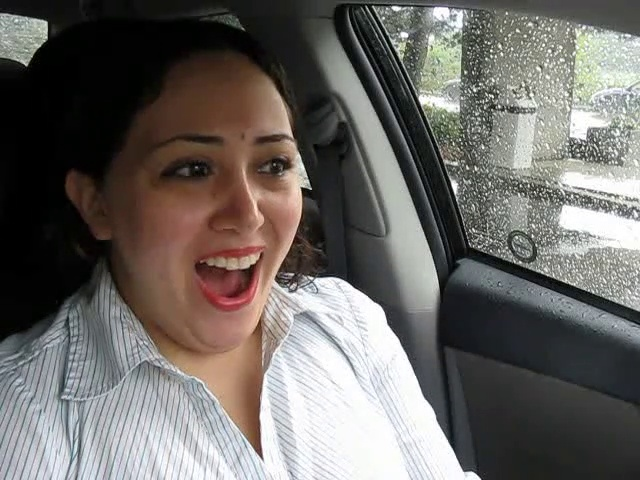
#> input picture tren/101.jpg, 640 x 480 px; its folder holds 4 pictures in this run
$ python Resize_img.py
#> lines starting #> are read from the running program, lines starting #| are printed output that depends on the picture
import os
from PIL import Image


input_dir='tren/'


output_dir='tren_resize/'


target_size=(227,227)


os.makedirs(output_dir, exist_ok=True)


for filename in os.listdir(input_dir):
    if filename.lower().endswith(('.jpg','.jpeg','.png')):
        img=Image.open(os.path.join(input_dir,filename))
#> img is the input picture: PIL image 640x480 RGB; mean R, G, B 108.4, 104.7, 101.1
        img_resized=img.resize(target_size)
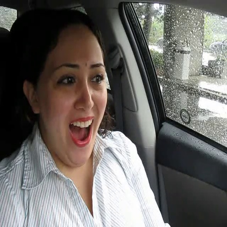
#> img_resized: PIL image 227x227 RGB; mean R, G, B 108.4, 104.6, 101.1
        img_resized.save(os.path.join(output_dir,filename))
#> pass 2 of the loop `for filename in os.listdir(input_dir):`:
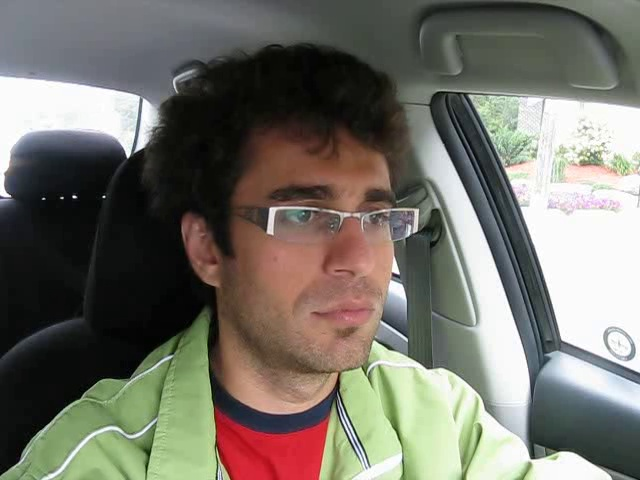
#> input picture tren/1030.jpg, 640 x 480 px
#> img is the input picture: PIL image 640x480 RGB; mean R, G, B 116.5, 113.9, 104.9
#> `img_resized=img.resize(target_size)`:
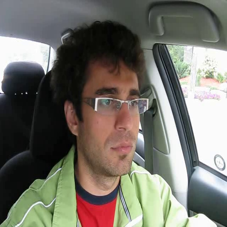
#> img_resized: PIL image 227x227 RGB; mean R, G, B 116.5, 113.9, 104.9
#> pass 3 of the loop `for filename in os.listdir(input_dir):`:
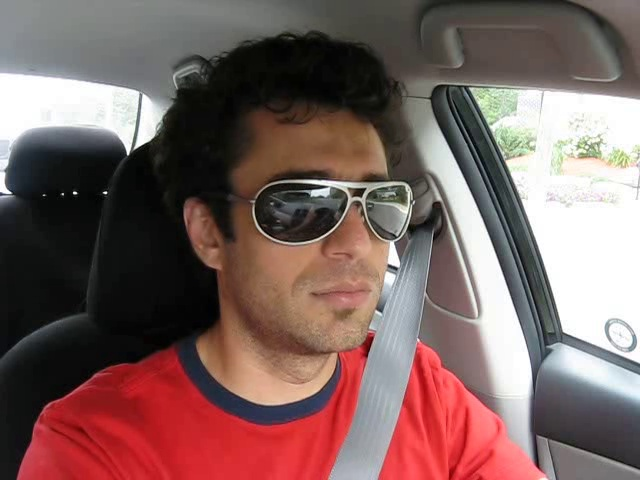
#> input picture tren/1042.jpg, 640 x 480 px
#> img is the input picture: PIL image 640x480 RGB; mean R, G, B 124.6, 98.8, 96
#> `img_resized=img.resize(target_size)`:
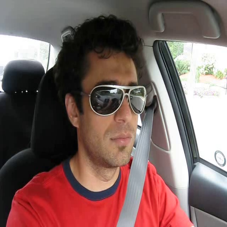
#> img_resized: PIL image 227x227 RGB; mean R, G, B 124.6, 98.7, 95.9
#> the loop made 4 passes; the first 3 are shown
